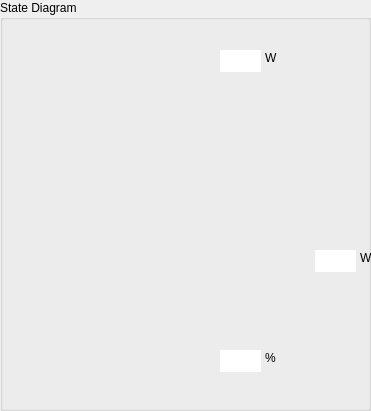
   <widget class="QGroupBox" name="groupBoxStateDiagram">
    <property name="geometry">
     <rect>
      <x>170</x>
      <y>0</y>
      <width>371</width>
      <height>411</height>
     </rect>
    </property>
    <property name="title">
     <string>State Diagram</string>
    </property>
    <widget class="QLabel" name="label_79">
     <property name="geometry">
      <rect>
       <x>265</x>
       <y>350</y>
       <width>16</width>
       <height>16</height>
      </rect>
     </property>
     <property name="text">
      <string>%</string>
     </property>
    </widget>
    <widget class="QPushButton" name="pushButtonArrowGridR_4">
     <property name="enabled">
      <bool>true</bool>
     </property>
     <property name="geometry">
      <rect>
       <x>130</x>
       <y>200</y>
       <width>21</width>
       <height>21</height>
      </rect>
     </property>
     <property name="text">
      <string/>
     </property>
     <property name="icon">
      <iconset resource="resources.qrc">
       <normaloff>:/png/resources/arrow_r.png</normaloff>:/png/resources/arrow_r.png</iconset>
     </property>
     <property name="iconSize">
      <size>
       <width>16</width>
       <height>16</height>
      </size>
     </property>
     <property name="flat">
      <bool>true</bool>
     </property>
    </widget>
    <widget class="QPushButton" name="pushButtonArrowBatteryU_4">
     <property name="enabled">
      <bool>true</bool>
     </property>
     <property name="geometry">
      <rect>
       <x>175</x>
       <y>240</y>
       <width>21</width>
       <height>21</height>
      </rect>
     </property>
     <property name="text">
      <string/>
     </property>
     <property name="icon">
      <iconset resource="resources.qrc">
       <normaloff>:/png/resources/arrow_u.png</normaloff>:/png/resources/arrow_u.png</iconset>
     </property>
     <property name="iconSize">
      <size>
       <width>16</width>
       <height>16</height>
      </size>
     </property>
     <property name="flat">
      <bool>true</bool>
     </property>
    </widget>
    <widget class="QPushButton" name="pushButtonArrowHouse_3">
     <property name="enabled">
      <bool>true</bool>
     </property>
     <property name="geometry">
      <rect>
       <x>260</x>
       <y>200</y>
       <width>21</width>
       <height>21</height>
      </rect>
     </property>
     <property name="text">
      <string/>
     </property>
     <property name="icon">
      <iconset resource="resources.qrc">
       <normaloff>:/png/resources/arrow_r.png</normaloff>:/png/resources/arrow_r.png</iconset>
     </property>
     <property name="iconSize">
      <size>
       <width>16</width>
       <height>16</height>
      </size>
     </property>
     <property name="flat">
      <bool>true</bool>
     </property>
    </widget>
    <widget class="QPushButton" name="pushButtonBattery">
     <property name="geometry">
      <rect>
       <x>150</x>
       <y>320</y>
       <width>71</width>
       <height>71</height>
      </rect>
     </property>
     <property name="focusPolicy">
      <enum>Qt::NoFocus</enum>
     </property>
     <property name="text">
      <string/>
     </property>
     <property name="icon">
      <iconset resource="resources.qrc">
       <normaloff>:/png/resources/battery.png</normaloff>:/png/resources/battery.png</iconset>
     </property>
     <property name="iconSize">
      <size>
       <width>64</width>
       <height>64</height>
      </size>
     </property>
     <property name="flat">
      <bool>true</bool>
     </property>
    </widget>
    <widget class="QPushButton" name="pushButtonArrowPannel_2">
     <property name="enabled">
      <bool>true</bool>
     </property>
     <property name="geometry">
      <rect>
       <x>175</x>
       <y>110</y>
       <width>21</width>
       <height>21</height>
      </rect>
     </property>
     <property name="text">
      <string/>
     </property>
     <property name="icon">
      <iconset resource="resources.qrc">
       <normaloff>:/png/resources/arrow_d.png</normaloff>:/png/resources/arrow_d.png</iconset>
     </property>
     <property name="iconSize">
      <size>
       <width>16</width>
       <height>16</height>
      </size>
     </property>
     <property name="flat">
      <bool>true</bool>
     </property>
    </widget>
    <widget class="QPushButton" name="pushButtonArrowPannel_4">
     <property name="enabled">
      <bool>true</bool>
     </property>
     <property name="geometry">
      <rect>
       <x>175</x>
       <y>150</y>
       <width>21</width>
       <height>21</height>
      </rect>
     </property>
     <property name="text">
      <string/>
     </property>
     <property name="icon">
      <iconset resource="resources.qrc">
       <normaloff>:/png/resources/arrow_d.png</normaloff>:/png/resources/arrow_d.png</iconset>
     </property>
     <property name="iconSize">
      <size>
       <width>16</width>
       <height>16</height>
      </size>
     </property>
     <property name="flat">
      <bool>true</bool>
     </property>
    </widget>
    <widget class="QPushButton" name="pushButtonArrowBatteryD_2">
     <property name="enabled">
      <bool>true</bool>
     </property>
     <property name="geometry">
      <rect>
       <x>175</x>
       <y>260</y>
       <width>21</width>
       <height>21</height>
      </rect>
     </property>
     <property name="text">
      <string/>
     </property>
     <property name="icon">
      <iconset resource="resources.qrc">
       <normaloff>:/png/resources/arrow_d.png</normaloff>:/png/resources/arrow_d.png</iconset>
     </property>
     <property name="iconSize">
      <size>
       <width>16</width>
       <height>16</height>
      </size>
     </property>
     <property name="flat">
      <bool>true</bool>
     </property>
    </widget>
    <widget class="QPushButton" name="pushButtonInverter">
     <property name="geometry">
      <rect>
       <x>150</x>
       <y>170</y>
       <width>71</width>
       <height>71</height>
      </rect>
     </property>
     <property name="focusPolicy">
      <enum>Qt::NoFocus</enum>
     </property>
     <property name="text">
      <string/>
     </property>
     <property name="icon">
      <iconset resource="resources.qrc">
       <normaloff>:/png/resources/inverter.png</normaloff>:/png/resources/inverter.png</iconset>
     </property>
     <property name="iconSize">
      <size>
       <width>64</width>
       <height>64</height>
      </size>
     </property>
     <property name="flat">
      <bool>true</bool>
     </property>
    </widget>
    <widget class="QPushButton" name="pushButtonArrowBatteryD_4">
     <property name="enabled">
      <bool>true</bool>
     </property>
     <property name="geometry">
      <rect>
       <x>175</x>
       <y>300</y>
       <width>21</width>
       <height>21</height>
      </rect>
     </property>
     <property name="text">
      <string/>
     </property>
     <property name="icon">
      <iconset resource="resources.qrc">
       <normaloff>:/png/resources/arrow_d.png</normaloff>:/png/resources/arrow_d.png</iconset>
     </property>
     <property name="iconSize">
      <size>
       <width>16</width>
       <height>16</height>
      </size>
     </property>
     <property name="flat">
      <bool>true</bool>
     </property>
    </widget>
    <widget class="QPushButton" name="pushButtonArrowBatteryD_1">
     <property name="enabled">
      <bool>true</bool>
     </property>
     <property name="geometry">
      <rect>
       <x>175</x>
       <y>240</y>
       <width>21</width>
       <height>21</height>
      </rect>
     </property>
     <property name="text">
      <string/>
     </property>
     <property name="icon">
      <iconset resource="resources.qrc">
       <normaloff>:/png/resources/arrow_d.png</normaloff>:/png/resources/arrow_d.png</iconset>
     </property>
     <property name="iconSize">
      <size>
       <width>16</width>
       <height>16</height>
      </size>
     </property>
     <property name="flat">
      <bool>true</bool>
     </property>
    </widget>
    <widget class="QPushButton" name="pushButtonArrowHouse_1">
     <property name="enabled">
      <bool>true</bool>
     </property>
     <property name="geometry">
      <rect>
       <x>220</x>
       <y>200</y>
       <width>21</width>
       <height>21</height>
      </rect>
     </property>
     <property name="text">
      <string/>
     </property>
     <property name="icon">
      <iconset resource="resources.qrc">
       <normaloff>:/png/resources/arrow_r.png</normaloff>:/png/resources/arrow_r.png</iconset>
     </property>
     <property name="iconSize">
      <size>
       <width>16</width>
       <height>16</height>
      </size>
     </property>
     <property name="flat">
      <bool>true</bool>
     </property>
    </widget>
    <widget class="QPushButton" name="pushButtonArrowHouse_2">
     <property name="enabled">
      <bool>true</bool>
     </property>
     <property name="geometry">
      <rect>
       <x>240</x>
       <y>200</y>
       <width>21</width>
       <height>21</height>
      </rect>
     </property>
     <property name="text">
      <string/>
     </property>
     <property name="icon">
      <iconset resource="resources.qrc">
       <normaloff>:/png/resources/arrow_r.png</normaloff>:/png/resources/arrow_r.png</iconset>
     </property>
     <property name="iconSize">
      <size>
       <width>16</width>
       <height>16</height>
      </size>
     </property>
     <property name="flat">
      <bool>true</bool>
     </property>
    </widget>
    <widget class="QLabel" name="label_78">
     <property name="geometry">
      <rect>
       <x>360</x>
       <y>250</y>
       <width>16</width>
       <height>16</height>
      </rect>
     </property>
     <property name="text">
      <string>W</string>
     </property>
    </widget>
    <widget class="QPushButton" name="pushButtonArrowBatteryU_1">
     <property name="enabled">
      <bool>true</bool>
     </property>
     <property name="geometry">
      <rect>
       <x>175</x>
       <y>300</y>
       <width>21</width>
       <height>21</height>
      </rect>
     </property>
     <property name="text">
      <string/>
     </property>
     <property name="icon">
      <iconset resource="resources.qrc">
       <normaloff>:/png/resources/arrow_u.png</normaloff>:/png/resources/arrow_u.png</iconset>
     </property>
     <property name="iconSize">
      <size>
       <width>16</width>
       <height>16</height>
      </size>
     </property>
     <property name="flat">
      <bool>true</bool>
     </property>
    </widget>
    <widget class="QPushButton" name="pushButtonArrowBatteryU_2">
     <property name="enabled">
      <bool>true</bool>
     </property>
     <property name="geometry">
      <rect>
       <x>175</x>
       <y>280</y>
       <width>21</width>
       <height>21</height>
      </rect>
     </property>
     <property name="text">
      <string/>
     </property>
     <property name="icon">
      <iconset resource="resources.qrc">
       <normaloff>:/png/resources/arrow_u.png</normaloff>:/png/resources/arrow_u.png</iconset>
     </property>
     <property name="iconSize">
      <size>
       <width>16</width>
       <height>16</height>
      </size>
     </property>
     <property name="flat">
      <bool>true</bool>
     </property>
    </widget>
    <widget class="QPushButton" name="pushButtonArrowHouse_4">
     <property name="enabled">
      <bool>true</bool>
     </property>
     <property name="geometry">
      <rect>
       <x>280</x>
       <y>200</y>
       <width>21</width>
       <height>21</height>
      </rect>
     </property>
     <property name="text">
      <string/>
     </property>
     <property name="icon">
      <iconset resource="resources.qrc">
       <normaloff>:/png/resources/arrow_r.png</normaloff>:/png/resources/arrow_r.png</iconset>
     </property>
     <property name="iconSize">
      <size>
       <width>16</width>
       <height>16</height>
      </size>
     </property>
     <property name="flat">
      <bool>true</bool>
     </property>
    </widget>
    <widget class="QPushButton" name="pushButtonArrowGridR_2">
     <property name="enabled">
      <bool>true</bool>
     </property>
     <property name="geometry">
      <rect>
       <x>90</x>
       <y>200</y>
       <width>21</width>
       <height>21</height>
      </rect>
     </property>
     <property name="text">
      <string/>
     </property>
     <property name="icon">
      <iconset resource="resources.qrc">
       <normaloff>:/png/resources/arrow_r.png</normaloff>:/png/resources/arrow_r.png</iconset>
     </property>
     <property name="iconSize">
      <size>
       <width>16</width>
       <height>16</height>
      </size>
     </property>
     <property name="flat">
      <bool>true</bool>
     </property>
    </widget>
    <widget class="QPushButton" name="pushButtonArrowGridR_3">
     <property name="enabled">
      <bool>true</bool>
     </property>
     <property name="geometry">
      <rect>
       <x>110</x>
       <y>200</y>
       <width>21</width>
       <height>21</height>
      </rect>
     </property>
     <property name="text">
      <string/>
     </property>
     <property name="icon">
      <iconset resource="resources.qrc">
       <normaloff>:/png/resources/arrow_r.png</normaloff>:/png/resources/arrow_r.png</iconset>
     </property>
     <property name="iconSize">
      <size>
       <width>16</width>
       <height>16</height>
      </size>
     </property>
     <property name="flat">
      <bool>true</bool>
     </property>
    </widget>
    <widget class="QPushButton" name="pushButtonArrowBatteryU_3">
     <property name="enabled">
      <bool>true</bool>
     </property>
     <property name="geometry">
      <rect>
       <x>175</x>
       <y>260</y>
       <width>21</width>
       <height>21</height>
      </rect>
     </property>
     <property name="text">
      <string/>
     </property>
     <property name="icon">
      <iconset resource="resources.qrc">
       <normaloff>:/png/resources/arrow_u.png</normaloff>:/png/resources/arrow_u.png</iconset>
     </property>
     <property name="iconSize">
      <size>
       <width>16</width>
       <height>16</height>
      </size>
     </property>
     <property name="flat">
      <bool>true</bool>
     </property>
    </widget>
    <widget class="QPushButton" name="pushButtonHouse">
     <property name="geometry">
      <rect>
       <x>300</x>
       <y>170</y>
       <width>71</width>
       <height>71</height>
      </rect>
     </property>
     <property name="focusPolicy">
      <enum>Qt::NoFocus</enum>
     </property>
     <property name="text">
      <string/>
     </property>
     <property name="icon">
      <iconset resource="resources.qrc">
       <normaloff>:/png/resources/house.png</normaloff>:/png/resources/house.png</iconset>
     </property>
     <property name="iconSize">
      <size>
       <width>64</width>
       <height>64</height>
      </size>
     </property>
     <property name="flat">
      <bool>true</bool>
     </property>
    </widget>
    <widget class="QLineEdit" name="lineEditOutputActivePower_2">
     <property name="geometry">
      <rect>
       <x>315</x>
       <y>250</y>
       <width>41</width>
       <height>22</height>
      </rect>
     </property>
     <property name="frame">
      <bool>false</bool>
     </property>
     <property name="alignment">
      <set>Qt::AlignRight|Qt::AlignTrailing|Qt::AlignVCenter</set>
     </property>
     <property name="readOnly">
      <bool>true</bool>
     </property>
    </widget>
    <widget class="QPushButton" name="pushButtonArrowBatteryD_3">
     <property name="enabled">
      <bool>true</bool>
     </property>
     <property name="geometry">
      <rect>
       <x>175</x>
       <y>280</y>
       <width>21</width>
       <height>21</height>
      </rect>
     </property>
     <property name="text">
      <string/>
     </property>
     <property name="icon">
      <iconset resource="resources.qrc">
       <normaloff>:/png/resources/arrow_d.png</normaloff>:/png/resources/arrow_d.png</iconset>
     </property>
     <property name="iconSize">
      <size>
       <width>16</width>
       <height>16</height>
      </size>
     </property>
     <property name="flat">
      <bool>true</bool>
     </property>
    </widget>
    <widget class="QPushButton" name="pushButtonArrowGridR_1">
     <property name="enabled">
      <bool>true</bool>
     </property>
     <property name="geometry">
      <rect>
       <x>70</x>
       <y>200</y>
       <width>21</width>
       <height>21</height>
      </rect>
     </property>
     <property name="text">
      <string/>
     </property>
     <property name="icon">
      <iconset resource="resources.qrc">
       <normaloff>:/png/resources/arrow_r.png</normaloff>:/png/resources/arrow_r.png</iconset>
     </property>
     <property name="iconSize">
      <size>
       <width>16</width>
       <height>16</height>
      </size>
     </property>
     <property name="flat">
      <bool>true</bool>
     </property>
    </widget>
    <widget class="QPushButton" name="pushButtonArrowPannel_1">
     <property name="enabled">
      <bool>true</bool>
     </property>
     <property name="geometry">
      <rect>
       <x>175</x>
       <y>90</y>
       <width>21</width>
       <height>21</height>
      </rect>
     </property>
     <property name="text">
      <string/>
     </property>
     <property name="icon">
      <iconset resource="resources.qrc">
       <normaloff>:/png/resources/arrow_d.png</normaloff>:/png/resources/arrow_d.png</iconset>
     </property>
     <property name="iconSize">
      <size>
       <width>16</width>
       <height>16</height>
      </size>
     </property>
     <property name="flat">
      <bool>true</bool>
     </property>
    </widget>
    <widget class="QPushButton" name="pushButtonPv">
     <property name="geometry">
      <rect>
       <x>150</x>
       <y>20</y>
       <width>71</width>
       <height>71</height>
      </rect>
     </property>
     <property name="focusPolicy">
      <enum>Qt::NoFocus</enum>
     </property>
     <property name="text">
      <string/>
     </property>
     <property name="icon">
      <iconset resource="resources.qrc">
       <normaloff>:/png/resources/pannel.png</normaloff>:/png/resources/pannel.png</iconset>
     </property>
     <property name="iconSize">
      <size>
       <width>64</width>
       <height>64</height>
      </size>
     </property>
     <property name="flat">
      <bool>true</bool>
     </property>
    </widget>
    <widget class="QLineEdit" name="lineEditBatteryCapacity_2">
     <property name="geometry">
      <rect>
       <x>220</x>
       <y>350</y>
       <width>41</width>
       <height>22</height>
      </rect>
     </property>
     <property name="frame">
      <bool>false</bool>
     </property>
     <property name="alignment">
      <set>Qt::AlignRight|Qt::AlignTrailing|Qt::AlignVCenter</set>
     </property>
     <property name="readOnly">
      <bool>true</bool>
     </property>
    </widget>
    <widget class="QLabel" name="label_77">
     <property name="geometry">
      <rect>
       <x>265</x>
       <y>50</y>
       <width>16</width>
       <height>16</height>
      </rect>
     </property>
     <property name="text">
      <string>W</string>
     </property>
    </widget>
    <widget class="QPushButton" name="pushButtonGrid">
     <property name="geometry">
      <rect>
       <x>10</x>
       <y>170</y>
       <width>71</width>
       <height>71</height>
      </rect>
     </property>
     <property name="focusPolicy">
      <enum>Qt::NoFocus</enum>
     </property>
     <property name="text">
      <string/>
     </property>
     <property name="icon">
      <iconset resource="resources.qrc">
       <normaloff>:/png/resources/grid.png</normaloff>:/png/resources/grid.png</iconset>
     </property>
     <property name="iconSize">
      <size>
       <width>64</width>
       <height>64</height>
      </size>
     </property>
     <property name="autoDefault">
      <bool>false</bool>
     </property>
     <property name="flat">
      <bool>true</bool>
     </property>
    </widget>
    <widget class="QPushButton" name="pushButtonArrowPannel_3">
     <property name="enabled">
      <bool>true</bool>
     </property>
     <property name="geometry">
      <rect>
       <x>175</x>
       <y>130</y>
       <width>21</width>
       <height>21</height>
      </rect>
     </property>
     <property name="text">
      <string/>
     </property>
     <property name="icon">
      <iconset resource="resources.qrc">
       <normaloff>:/png/resources/arrow_d.png</normaloff>:/png/resources/arrow_d.png</iconset>
     </property>
     <property name="iconSize">
      <size>
       <width>16</width>
       <height>16</height>
      </size>
     </property>
     <property name="flat">
      <bool>true</bool>
     </property>
    </widget>
    <widget class="QLineEdit" name="lineEditPvPower_2">
     <property name="geometry">
      <rect>
       <x>220</x>
       <y>50</y>
       <width>41</width>
       <height>22</height>
      </rect>
     </property>
     <property name="frame">
      <bool>false</bool>
     </property>
     <property name="alignment">
      <set>Qt::AlignRight|Qt::AlignTrailing|Qt::AlignVCenter</set>
     </property>
     <property name="readOnly">
      <bool>true</bool>
     </property>
    </widget>
    <widget class="QPushButton" name="pushButtonArrowGridL_1">
     <property name="enabled">
      <bool>true</bool>
     </property>
     <property name="geometry">
      <rect>
       <x>130</x>
       <y>200</y>
       <width>21</width>
       <height>21</height>
      </rect>
     </property>
     <property name="text">
      <string/>
     </property>
     <property name="icon">
      <iconset resource="resources.qrc">
       <normaloff>:/png/resources/arrow_l.png</normaloff>:/png/resources/arrow_l.png</iconset>
     </property>
     <property name="iconSize">
      <size>
       <width>16</width>
       <height>16</height>
      </size>
     </property>
     <property name="flat">
      <bool>true</bool>
     </property>
    </widget>
    <widget class="QPushButton" name="pushButtonArrowGridL_2">
     <property name="enabled">
      <bool>true</bool>
     </property>
     <property name="geometry">
      <rect>
       <x>110</x>
       <y>200</y>
       <width>21</width>
       <height>21</height>
      </rect>
     </property>
     <property name="text">
      <string/>
     </property>
     <property name="icon">
      <iconset resource="resources.qrc">
       <normaloff>:/png/resources/arrow_l.png</normaloff>:/png/resources/arrow_l.png</iconset>
     </property>
     <property name="iconSize">
      <size>
       <width>16</width>
       <height>16</height>
      </size>
     </property>
     <property name="flat">
      <bool>true</bool>
     </property>
    </widget>
    <widget class="QPushButton" name="pushButtonArrowGridL_3">
     <property name="enabled">
      <bool>true</bool>
     </property>
     <property name="geometry">
      <rect>
       <x>90</x>
       <y>200</y>
       <width>21</width>
       <height>21</height>
      </rect>
     </property>
     <property name="text">
      <string/>
     </property>
     <property name="icon">
      <iconset resource="resources.qrc">
       <normaloff>:/png/resources/arrow_l.png</normaloff>:/png/resources/arrow_l.png</iconset>
     </property>
     <property name="iconSize">
      <size>
       <width>16</width>
       <height>16</height>
      </size>
     </property>
     <property name="flat">
      <bool>true</bool>
     </property>
    </widget>
    <widget class="QPushButton" name="pushButtonArrowGridL_4">
     <property name="enabled">
      <bool>true</bool>
     </property>
     <property name="geometry">
      <rect>
       <x>70</x>
       <y>200</y>
       <width>21</width>
       <height>21</height>
      </rect>
     </property>
     <property name="text">
      <string/>
     </property>
     <property name="icon">
      <iconset resource="resources.qrc">
       <normaloff>:/png/resources/arrow_l.png</normaloff>:/png/resources/arrow_l.png</iconset>
     </property>
     <property name="iconSize">
      <size>
       <width>16</width>
       <height>16</height>
      </size>
     </property>
     <property name="flat">
      <bool>true</bool>
     </property>
    </widget>
   </widget>
